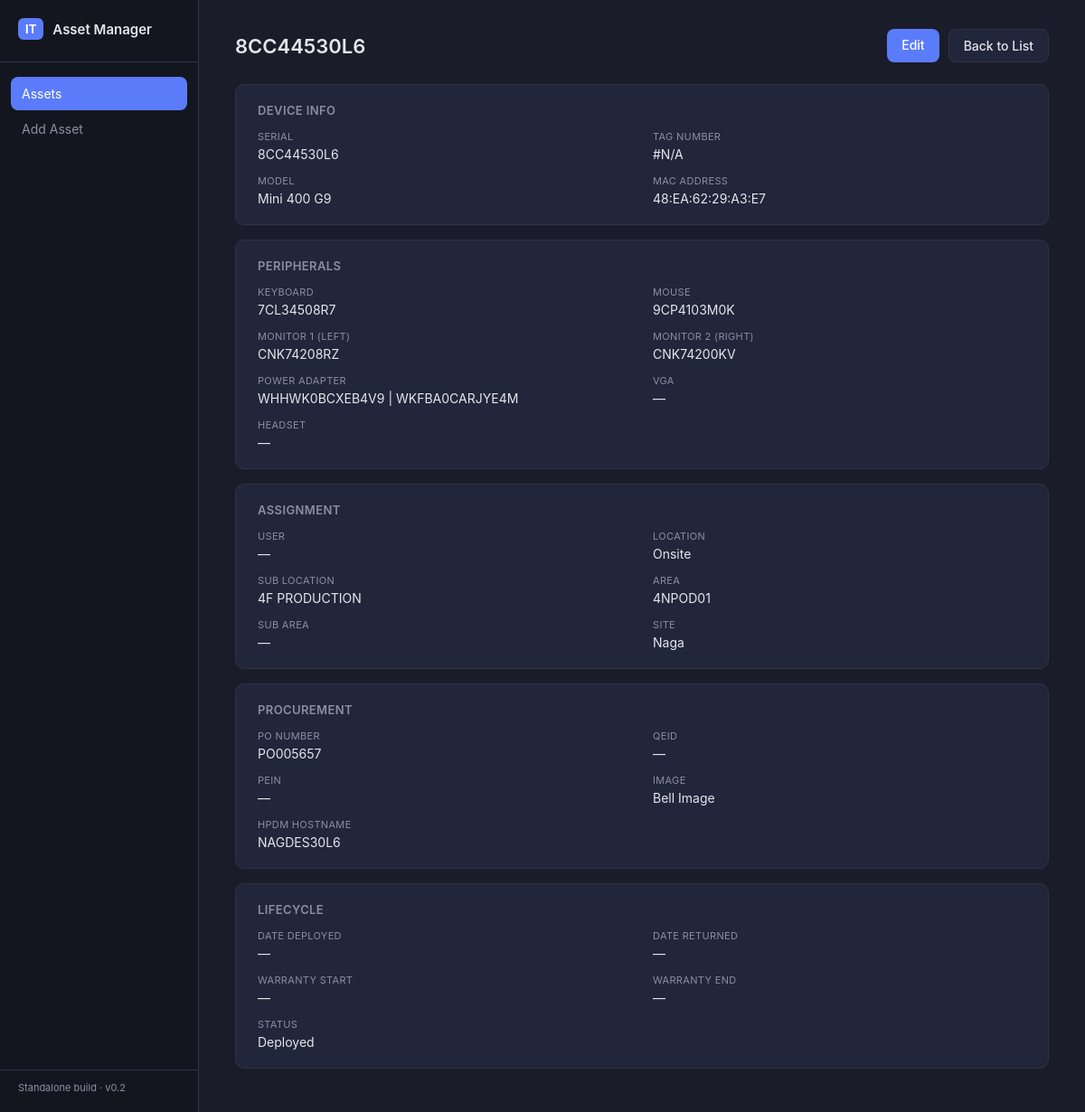
The page /assets/1 on the database its author committed.
### tables this page shows
CREATE TABLE assets (
    id INTEGER PRIMARY KEY AUTOINCREMENT,
    serial TEXT UNIQUE NOT NULL,
    mac TEXT,
    model TEXT,
    keyboard TEXT,
    mouse TEXT,
    monitor_left TEXT,
    monitor_right TEXT,
    power_adapter TEXT,
    vga TEXT,
    headset TEXT,
    location TEXT,
    sub_location TEXT,
    area TEXT,
    sub_area TEXT,
    qeid TEXT,
    pein TEXT,
    user TEXT,
    site TEXT,
    po_number TEXT,
    image TEXT,
    hpdm_hostname TEXT,
    tag_number TEXT,
    date_deployed TEXT,
    date_returned TEXT,
    warranty_start TEXT,
    warranty_end TEXT,
    status TEXT DEFAULT 'Deployed',
    date_added TEXT DEFAULT CURRENT_TIMESTAMP
);

### itam_app.py (the view)
@app.route('/assets/<int:asset_id>')
def view_asset(asset_id):
    conn = get_db_connection()
    asset = conn.execute('SELECT * FROM assets WHERE id = ?', (asset_id,)).fetchone()
    conn.close()
    if asset is None:
        flash('Asset not found.', 'error')
        return redirect(url_for('list_assets'))
    return render_template('asset_detail.html', asset=asset, sections=FORM_SECTIONS)

### itam_app.py (called while the page is built)
def get_db_connection():
    conn = sqlite3.connect(DB_PATH)
    conn.row_factory = sqlite3.Row
    return conn

### templates/asset_detail.html (shortened to what this page needs)
{% extends "base.html" %}
{% block content %}
<div class="page-header">
    <h1>{{ asset.serial }}</h1>
    <div class="header-actions">
        <a href="{{ url_for('edit_asset', asset_id=asset.id) }}" class="btn-primary">Edit</a>
        <a href="{{ url_for('list_assets') }}" class="btn-secondary">Back to List</a>
    </div>
</div>
{% for section_name, fields in sections %}
<div class="detail-card">
    <h2 class="detail-card-title">{{ section_name }}</h2>
    <div class="detail-grid">
        {% for field, label, required in fields %}
        <div class="detail-item">
            <span class="detail-label">{{ label }}</span>
            <span class="detail-value">{{ asset[field] or '—' }}</span>
        </div>
        {% endfor %}
    </div>
</div>
{% endfor %}
{% endblock %}

### templates/base.html (shortened to what this page needs)
<!DOCTYPE html>
<html lang="en">
<head>
    <link rel="stylesheet" href="{{ url_for('static', filename='style.css') }}">
</head>
<body>
    <div class="layout">
        <aside class="sidebar">
            <div class="sidebar-brand">
                <span class="brand-mark">IT</span>
                <span class="brand-name">Asset Manager</span>
            </div>
            <nav class="sidebar-nav">
                <a href="{{ url_for('list_assets') }}" class="sidebar-link {{ 'active' if request.endpoint in ['list_assets', 'view_asset'] else '' }}">
                    Assets
                </a>
                <a href="{{ url_for('add_asset') }}" class="sidebar-link {{ 'active' if request.endpoint == 'add_asset' else '' }}">
                    Add Asset
                </a>
            </nav>
            <div class="sidebar-footer">Standalone build · v0.2</div>
        </aside>
        <main class="main-content">
            {% block content %}{% endblock %}
        </main>
    </div>
</body>
</html>

### static/style.css (style rules this page uses)
:root { --bg-dark: #1a1d29; --bg-sidebar: #14161f; --bg-card: #22263a; --bg-input: #1e2233; --border: #2e3348; --text-primary: #e4e6ec; --text-muted: #8b8fa3; --accent: #5b7cfa; --accent-hover: #4a67e0; --success: #3ecf8e; --error: #f2545b; --warning: #f2b705; }
* { box-sizing: border-box; margin: 0; padding: 0; }
body { font-family: -apple-system, BlinkMacSystemFont, 'Segoe UI', sans-serif; background: var(--bg-dark); color: var(--text-primary); }
.layout { display: flex; min-height: 100vh; }
.sidebar { width: 220px; background: var(--bg-sidebar); border-right: 1px solid var(--border); display: flex; flex-direction: column; padding: 20px 0; flex-shrink: 0; }
.sidebar-brand { display: flex; align-items: center; gap: 10px; padding: 0 20px 24px; border-bottom: 1px solid var(--border); margin-bottom: 16px; }
.brand-mark { background: var(--accent); color: white; font-weight: 700; font-size: 13px; padding: 4px 8px; border-radius: 6px; }
.brand-name { font-weight: 600; font-size: 15px; }
.sidebar-nav { display: flex; flex-direction: column; gap: 2px; padding: 0 12px; flex: 1; }
.sidebar-link { color: var(--text-muted); text-decoration: none; padding: 10px 12px; border-radius: 8px; font-size: 14px; transition: background 0.15s, color 0.15s; }
.sidebar-link.active { background: var(--accent); color: white; }
.sidebar-footer { padding: 12px 20px 0; font-size: 11px; color: var(--text-muted); border-top: 1px solid var(--border); margin-top: 12px; }
.main-content { flex: 1; padding: 32px 40px; min-width: 0; }
.page-header { display: flex; justify-content: space-between; align-items: center; margin-bottom: 24px; flex-wrap: wrap; gap: 12px; }
.page-header h1 { font-size: 22px; font-weight: 600; word-break: break-word; }
.header-actions { display: flex; gap: 10px; }
.btn-primary, .btn-secondary { display: inline-block; padding: 9px 16px; border-radius: 8px; font-size: 14px; font-weight: 500; text-decoration: none; border: none; cursor: pointer; }
.btn-primary { background: var(--accent); color: white; }
.btn-secondary { background: var(--bg-card); color: var(--text-primary); border: 1px solid var(--border); }
.detail-card { background: var(--bg-card); border: 1px solid var(--border); border-radius: 10px; padding: 20px 24px; margin-bottom: 16px; max-width: 900px; }
.detail-card-title { font-size: 13px; font-weight: 600; text-transform: uppercase; letter-spacing: 0.03em; color: var(--text-muted); margin-bottom: 14px; }
.detail-grid { display: grid; grid-template-columns: repeat(2, 1fr); gap: 14px 24px; }
.detail-item { display: flex; flex-direction: column; gap: 4px; }
.detail-label { font-size: 11px; color: var(--text-muted); text-transform: uppercase; letter-spacing: 0.03em; }
.detail-value { font-size: 14px; word-break: break-word; }

### rows shown on the page
assets: serial "8CC44530L6", serial "8CC44530L6" "#N/A" "Mini 400 G9" "48:EA:62:29:A3:E7" "7CL34508R7" "9CP4103M0K" "CNK74208RZ" "CNK74200KV" "WHHWK0BCXEB4V9 | WKFBA0CARJYE4M" "—" "—" "—" "Onsite" "4F PRODUCTION" "4NPOD01" "—" "Naga" "PO005657" "—" "—" "Bell Image" "NAGDES30L6" "—" "—" "—" "—" "Deployed"

### other values the page prints
{{ section_name }} "DEVICE INFO" "PERIPHERALS" "ASSIGNMENT" "PROCUREMENT" "LIFECYCLE"
{{ label }} "SERIAL" "TAG NUMBER" "MODEL" "MAC ADDRESS" "KEYBOARD" "MOUSE" "MONITOR 1 (LEFT)" "MONITOR 2 (RIGHT)" "POWER ADAPTER" "VGA" "HEADSET" "USER" "LOCATION" "SUB LOCATION" "AREA" "SUB AREA" "SITE" "PO NUMBER" "QEID" "PEIN" "IMAGE" "HPDM HOSTNAME" "DATE DEPLOYED" "DATE RETURNED" "WARRANTY START" "WARRANTY END" "STATUS"
